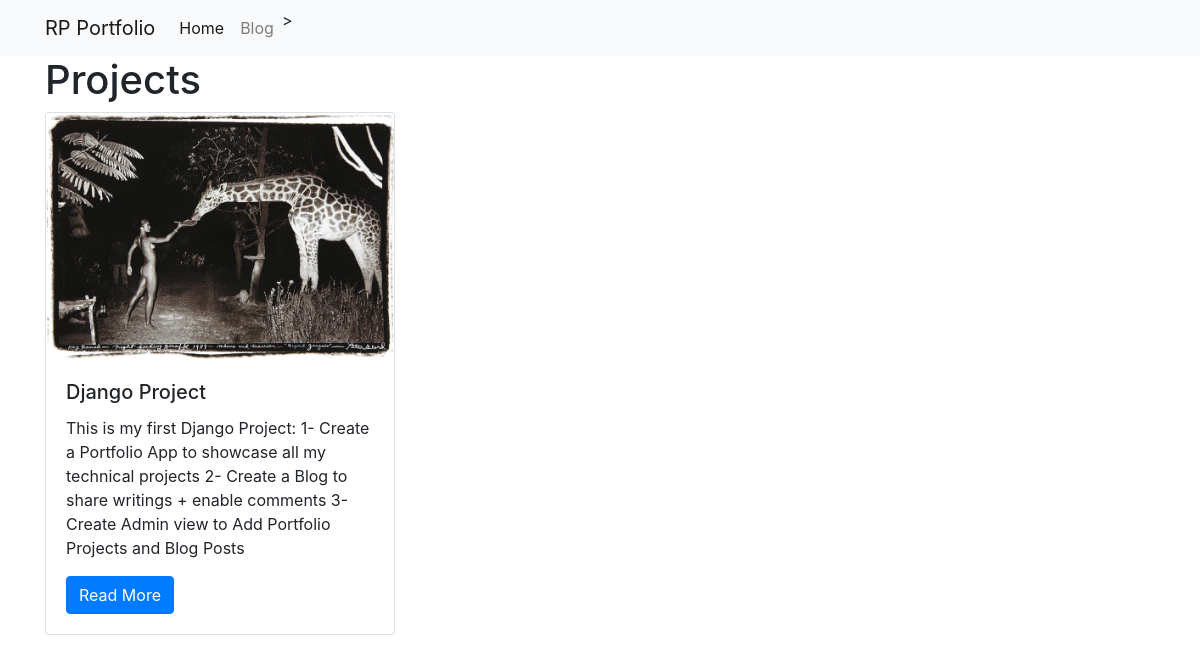
/projects/, run on the app's committed database.
### projects/models.py (models this page shows)
class Project(models.Model):
    title = models.CharField(max_length=100)
    description = models.TextField()
    technology = models.CharField(max_length=20)
    image = models.ImageField(upload_to='images')

### projects/views.py (the view)
# urls.py: path("", views.project_index, name="project_index"),
def project_index(request):
	projects = Project.objects.all()
	context = {
		'projects' : projects
	}
	return render(request, 'project_index.html', context)

### projects/templates/project_index.html
{% extends "base.html" %}
{% load static %}
{% block page_content %}
<h1>Projects</h1>
<div class="row">
{% for project in projects %}
	<div class="col-md-4">
		<div class="card mb-2">
			<img class="card-img-top" src="{{  project.image.url }}">
			<div class="card-body">
				<h5 class="card-title">{{ project.title }}</h5>
				<p class="card-text">{{ project.description }}</p>
				<a href="{% url 'project_detail' project.pk %}"
					class="btn btn-primary">
					Read More
				</a>
			</div>
		</div>
	</div>
	{% endfor %}
</div>
{% endblock %}

### data on the page
Project: image (picture), title "Django Project", description "This is my first Django Project: 1- Create a Portfolio App to showcase all my technical projects 2- Create a Blog to share writings + enable comments 3- Create Admin view to Add Portfolio Projects and Blog Posts"
